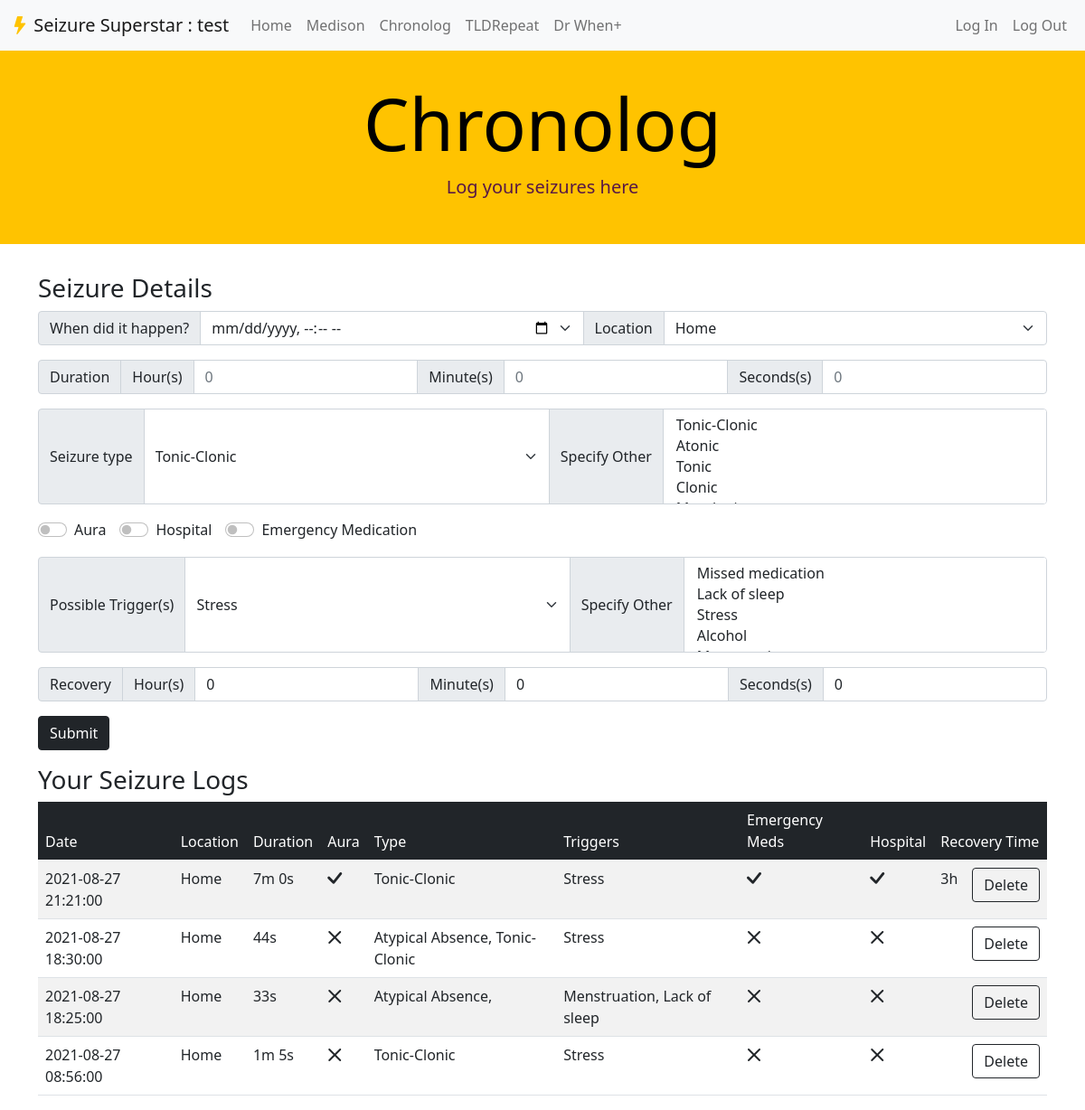
Screenshot of /chronolog (signed in) with the database file from the repository.
### app.py (models this page shows)
class User(UserMixin, db.Model):
    id = db.Column(db.Integer, primary_key=True)
    username = db.Column(db.String(37), unique=True, nullable=False)
    email = db.Column(db.String(120), unique=True, nullable=False)
    password = db.Column(db.String(280), nullable=False)
    tldr = db.relationship('Tldrdb', backref='user')

class Chronologdb(db.Model):
    id = db.Column(db.Integer, primary_key=True)
    datetime = db.Column(db.DateTime, nullable=False)
    s_hour = db.Column(db.Integer, nullable=False)
    s_minutes = db.Column(db.Integer, nullable=False)
    s_seconds = db.Column(db.Integer, nullable=False)
    location =  db.Column(db.String(50), nullable=False)
    seizure_type = db.Column(db.String(50), nullable=False)
    triggers = db.Column(db.String(50), nullable=True)
    aura =  db.Column(db.Boolean, nullable=False)
    hospital = db.Column(db.Boolean, nullable=False)
    emergency_meds = db.Column(db.Boolean, nullable=False)
    r_hour = db.Column(db.Integer, nullable=False)
    r_minutes = db.Column(db.Integer, nullable=False)
    r_seconds = db.Column(db.Integer, nullable=False)
    user_id = db.Column(db.Integer, db.ForeignKey('user.id'), nullable=False)

### app.py (the view, shortened to what this page needs)
@app.route('/chronolog', methods=['GET', 'POST'])
@login_required
def chronolog():
    form = Chronologform()
    file = Tldrdb.query.filter_by(user_id=current_user.id).order_by(Tldrdb.id.desc()).first()
    if file:
        types = (file.types).split(',')
        triggers = (file.trigger_description).split(',')
        trigger_extra = file.trigger_extra
        log_exist = Chronologdb.query.filter_by(user_id=current_user.id).first()
        if log_exist is not None:
            logs = Chronologdb.query.filter_by(user_id=current_user.id).order_by(Chronologdb.datetime.desc())
        return render_template('chronolog.html', form=form, logs=logs, log_exist=log_exist, file=file, types=types, triggers=triggers, trigger_extra=trigger_extra)
    return render_template('chronolog.html', form=form, file=file)

### app.py (called while the page is built)
@login_manager.user_loader
def load_user(user_id):
    return User.query.get(user_id)

### templates/chronolog.html (shortened to what this page needs)
{% from "_formhelpers.html" import render_field, render_fieldwithlabel %}
{% extends "layout.html" %}
{% block jumbo %}
<h1 class="display-1">Chronolog</h1>
<p class="lead">Log your seizures here</p>
{% endblock %}
{% block body %}
{% if file %}
    <div class="container">
        <h3>Seizure Details</h3>
        <div class="mb-3">
            <form class="row g-3 needs-validation" action="/chronolog" method="post">
                <div class="input-group md-3">
                    {{ render_fieldwithlabel(form.datetime, class="form-select") }}
                    {{ render_fieldwithlabel(form.location, class="form-select") }}
                </div>
                <div class="input-group md-3">
                    <span class="input-group-text">Duration</span>
                    {{ render_fieldwithlabel(form.s_hour, class="form-control", placeholder="0") }}
                    {{ render_fieldwithlabel(form.s_minutes, class="form-control", placeholder="0") }}
                    {{ render_fieldwithlabel(form.s_seconds, class="form-control", placeholder="0") }}
                </div>
                <div class="input-group md-3">
                    <span class="input-group-text">Seizure type</span>
                    <select name="type" class="form-select" required>
                        {% for type in types %}
                            <option value="{{type}}">{{type}}</option>
                        {% endfor %}
                    </select>
                    {{ render_fieldwithlabel(form.othertypes, class="form-select") }}
                </div>
                <div class="input-group md-3">
                    <div class="me-3 form-check form-switch">
                        {{ render_field(form.aura, class="form-check-input")}}
                        <label class="form-check-label" for="flexSwitchCheckDefault">Aura</label>
                    </div>
                    <div class="me-3 form-check form-switch">
                        {{ render_field(form.hospital, class="form-check-input") }}
                        <label class="form-check-label" for="flexSwitchCheckDefault">Hospital</label>
                    </div>
                    <div class="me-3 form-check form-switch">
                        {{ render_field(form.emergency_meds, class="form-check-input") }}
                        <label class="form-check-label" for="flexSwitchCheckDefault">Emergency Medication</label>
                    </div>
                </div>
                <div class="input-group md-3">
                    <span class="input-group-text">Possible Trigger(s)</span>
                    <select name="trigger" class="form-select">
                        {% for trigger in triggers %}
                            <option value="{{trigger}}">{{trigger}}</option>
                        {% endfor %}
                    </select>
                    {{ render_fieldwithlabel(form.othertriggers, class="form-select") }}
                </div>
                <div class="input-group md-3">
                    <span class="input-group-text">Recovery</span>
                    {{ render_fieldwithlabel(form.r_hour, class="form-control") }}
                    {{ render_fieldwithlabel(form.r_minutes, class="form-control") }}
                    {{ render_fieldwithlabel(form.r_seconds, class="form-control") }}
                </div>
                <div>
                    <button class="btn btn-dark" type="submit">Submit</button>
                </div>
            </form>
        </div>
    </div>
{% else %}
    <div class="container">
        We recommend you to first complete the TLDR survey form <a href="/tldrepeat">here</a>.
    </div>
{% endif %}
{% if log_exist %}
    <div class="container table-responsive">
        <h3>Your Seizure Logs</h3>
        <table class="table table-hover table-striped">
            <thead class="table-dark">
                <tr>
                    <td>Date</td>
                    <td>Location</td>
                    <td>Duration</td>
                    <td>Aura</td>
                    <td>Type</td>
                    <td>Triggers</td>
                    <td>Emergency Meds</td>
                    <td>Hospital</td>
                    <td colspan="2">Recovery Time</td>
                </tr>
            </thead>
        {% for log in logs %}
            <tr>
                <form action="/chronolog" method="post">
                    <div class="row">
                        <td>{{ log.datetime }}</td>
                        <td>{{ log.location }}</td>
                        <td>
                            {% if log.s_minutes > 0 %}
                                {{ log.s_minutes }}m
                            {% endif %}
                             {{ log.s_seconds }}s</td>
                        <td>
                            {% if log.aura %}
                                <i class="bi bi-check-lg"></i>
                            {% else %}
                                <i class="bi bi-x-lg"></i>
                            {% endif %}
                        </td>
                        <td>{{ log.seizure_type }}</td>
                        <td>{{ log.triggers }}</td>
                        <td>
                            {% if log.emergency_meds %}
                                <i class="bi bi-check-lg"></i>
                            {% else %}
                                <i class="bi bi-x-lg"></i>
                            {% endif %}
                        </td>
                        <td>
                            {% if log.hospital %}
                                <i class="bi bi-check-lg"></i>
                            {% else %}
                                <i class="bi bi-x-lg"></i>
                            {% endif %}
                        </td>
                        <td>
                            {% if log.r_hour > 0 %}
                                {{ log.r_hour }}h
                            {% endif %}
                        </td>
                        <td><form action="/chronolog" method="post"><button class="btn btn-outline-dark" name="delete" value="delete {{log.id}}" type="submit">Delete</button></form></td>
                    </div>
                </form>
            </tr>
        {% endfor %}
        </table>
    </div>
{% endif %}
{% endblock %}

### templates/_formhelpers.html (shortened to what this page needs)
{% macro render_fieldwithlabel(field) %}
<span class="input-group-text">{{ field.label }}</span>
 {{ field(**kwargs)|safe }}
{% endmacro %}
{% macro render_field(field) %}
  {{ field(**kwargs)|safe }}
{% endmacro %}

### templates/layout.html (shortened to what this page needs)
<!DOCTYPE html>
<html lang="en">
    <head>
        <link href="https://cdn.jsdelivr.net/npm/bootstrap@5.0.2/dist/css/bootstrap.min.css" rel="stylesheet">
        <link rel="stylesheet" href="https://cdn.jsdelivr.net/npm/bootstrap-icons@1.5.0/font/bootstrap-icons.css">
        <link href="/static/styles.css" rel="stylesheet">
    </head>
    <body>
      <nav class="navbar navbar-expand-lg navbar-light bg-light">
        <div class="container-fluid">
          <a class="navbar-brand" href="/">
            <i style="color:#FFC300" class="bi bi-lightning-fill"></i></i>
            Seizure Superstar
            {% if current_user.is_authenticated %}: {{ current_user.username }} {% endif %}
          </a>
          <div class="collapse navbar-collapse" id="navbarNavAltMarkup">
            <div class="navbar-nav">
              <a class="nav-link" href="/">Home</a>
              <a class="nav-link" href="/medison">Medison</a>
              <a class="nav-link" href="/chronolog">Chronolog</a>
              <a class="nav-link" href="/tldrepeat">TLDRepeat</a>
              <a class="nav-link" href="/drwhen">Dr When+</a>
            </div>
            <div class="navbar-nav ms-auto d-flex">
              <a class="nav-link" href="/login">Log In</a>
              <a class="nav-link" href="/logout">Log Out</a>
            </div>
          </div>
        </div>
      </nav>
        <div class="jumbotron">
          <div class="row align-items-center">
          {% block jumbo %}
          {% endblock %}
          </div>
        </div>
        {% block body %}
        {% endblock %}
    </body>
</html>

### static/styles.css (style rules this page uses)
.jumbotron { background-color: #FFC300; color: black; margin-bottom: 2rem; padding: 2rem 1rem; text-align: center; }
.lead { color:#581845; }
.table > tbody > tr > td { vertical-align: top; }

### rows the page displays
User: username "test"
Chronologdb: datetime "2021-08-27 21:21:00", location "Home", s_minutes "7", s_seconds "0", aura True (drawn), seizure_type "Tonic-Clonic", triggers "Stress", emergency_meds True (drawn), hospital True (drawn), r_hour "3"
Chronologdb: datetime "2021-08-27 18:30:00", location "Home", s_seconds "44", aura False (drawn), seizure_type "Atypical Absence, Tonic-Clonic", triggers "Stress", emergency_meds False (drawn), hospital False (drawn)
Chronologdb: datetime "2021-08-27 18:25:00", location "Home", s_seconds "33", aura False (drawn), seizure_type "Atypical Absence,", triggers "Menstruation, Lack of sleep", emergency_meds False (drawn), hospital False (drawn)
Chronologdb: datetime "2021-08-27 08:56:00", location "Home", s_minutes "1", s_seconds "5", aura False (drawn), seizure_type "Tonic-Clonic", triggers "Stress", emergency_meds False (drawn), hospital False (drawn)

### other values shown
{{ field.label }} "When did it happen? Location Hour(s) Minute(s) Seconds(s) Specify Other Specify Other Hour(s) Minute(s) Seconds(s)"
form field type "Tonic-Clonic"
form field trigger "Stress"
